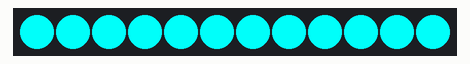
Bench run of a sketch on a simulated Arduino Uno, built with avr-gcc and run on an emulated ATmega328P. Shown: 12 RGB LEDs in strip order, left to right. Dim RGB values are drawn brighter than linear.

Above: at 0.01 s.
At 4.08 s:
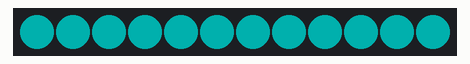

Measured:
- by itself, everything shown: repeats every 6.7 s, in 102 steps

The sketch:

FLEDFade.ino
```cpp
/*
Put together & tested by:
Scottie Digital
 */
#include "FastLED.h"
#define NUM_LEDS 12  // # of LEDS in the strip
CRGB leds[NUM_LEDS];
#define PIN 6 // Output Pin to Data Line on Strip
#define COLOR_ORDER GRB  // I had to change this for my strip if your color is off then you know.
int fadeAmount = 5;  // Set the amount to fade I usually do 5, 10, 15, 20, 25 etc even up to 255.
int brightness = 0;

void setup()
{
  FastLED.addLeds<WS2812, PIN, COLOR_ORDER>(leds, NUM_LEDS).setCorrection( TypicalLEDStrip );
}

void loop()
{
   for(int i = 0; i < NUM_LEDS; i++ )
   {
   leds[i].setRGB(0,255,250);  // Set Color HERE!!!
   leds[i].fadeLightBy(brightness);
  }
  FastLED.show();
  brightness = brightness + fadeAmount;
  // reverse the direction of the fading at the ends of the fade:
  if(brightness == 0 || brightness == 255)
  {
    fadeAmount = -fadeAmount ;
  }
  delay(65);  // This delay sets speed of the fade. I usually do from 5-75 but you can always go higher.
}
```
